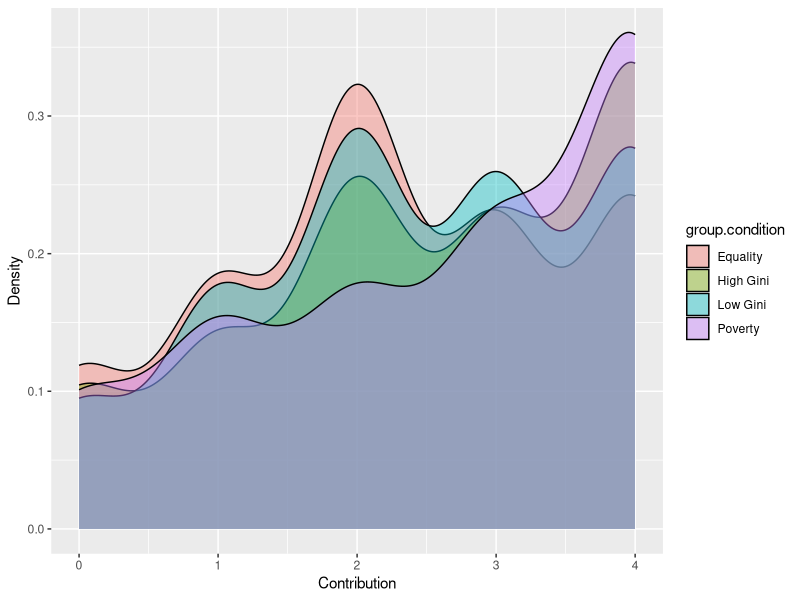
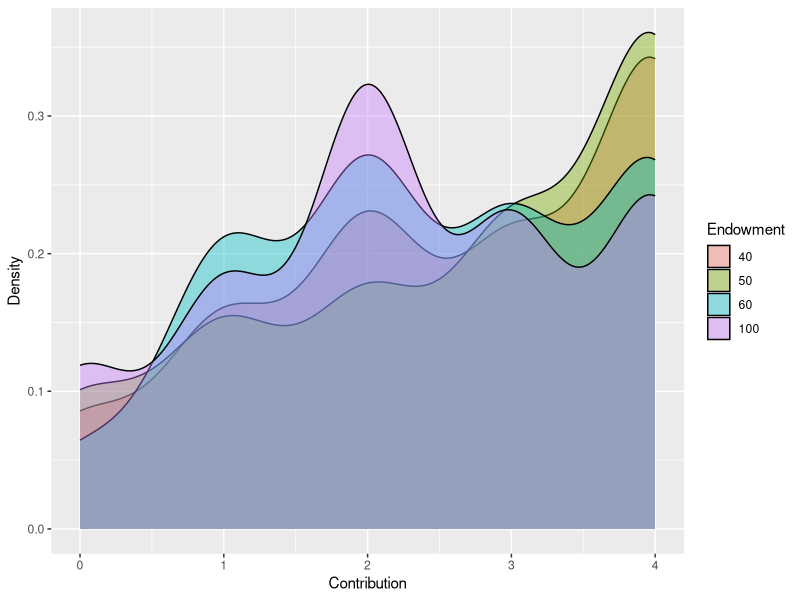
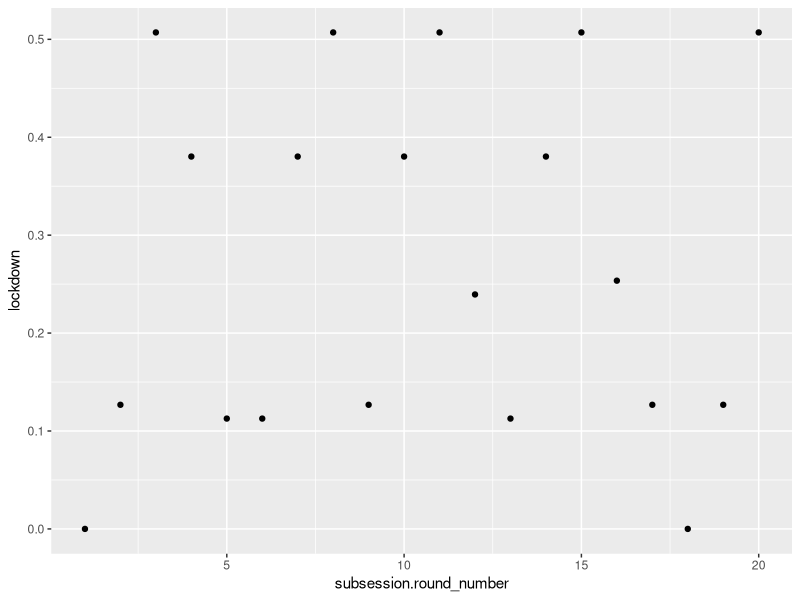
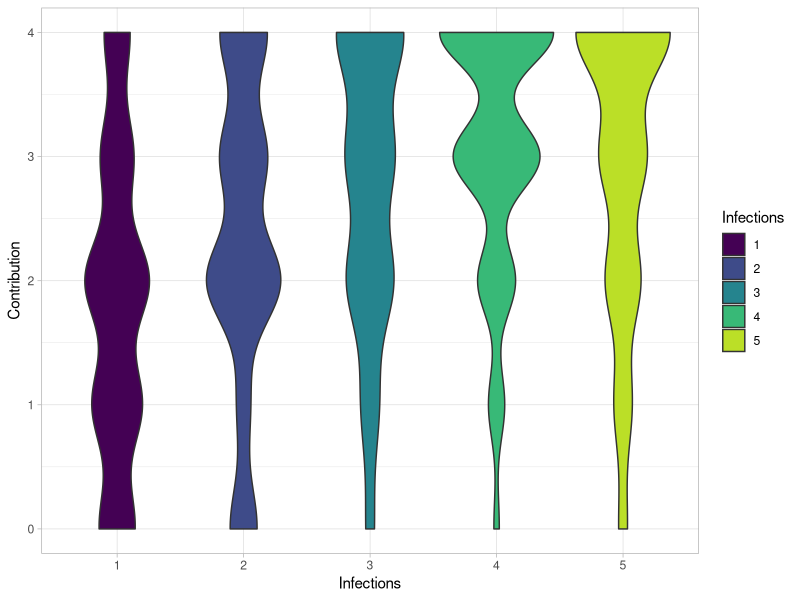
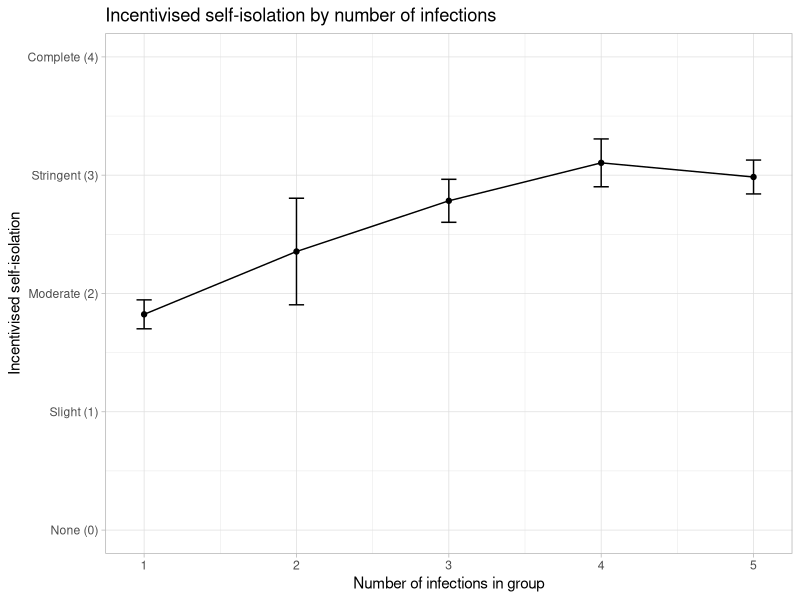

Reproduce these figures in R, in order. (Note: this script raises an error after producing the figures.)
## ---- chunk 1
library(tidyverse)
library(afex)
library(ggplot2)
library(ggpubr)
library(emmeans)
library(broom)


## ---- chunk 2
publicGoodsData <- read_csv('CleanedPublicGoods.csv') %>%
  filter(subsession.round_number <= 20)

## ---- chunk 3
ggplot(publicGoodsData, aes(x = player.contribution, 
                            fill = group.condition)) +
  geom_density(alpha = .4) +
  labs(x = 'Contribution', y = 'Density')

ggplot(publicGoodsData %>% filter(player.my_endowment != 160 & player.my_endowment != 240) %>% mutate(Endowment = factor(player.my_endowment)),
       aes(x = player.contribution,
           fill = Endowment)) +
  geom_density(alpha = .4) +
  labs(x = 'Contribution', y = 'Density')



ggplot(publicGoodsData %>%
         group_by(subsession.round_number) %>%
         summarise(lockdown = mean(group.lockdown)),
       aes(x = subsession.round_number, y = lockdown)) +
  geom_point()

ggplot(publicGoodsData %>% 
         filter(group.total_infections < 6) %>%
         mutate(Infections = factor(group.total_infections),
                Contribution = player.contribution),
       aes(x = Infections,
           y = Contribution,
           fill = Infections)) +
  geom_violin() +
  scale_fill_viridis_d(end = .9) +
  theme_light()

#============================== C-game: Self-isolation by cases in group

ggplot(publicGoodsData %>%
         filter(group.total_infections < 6, player.second_player_contribution_0 != 5) %>%
         mutate(`Cases in group` = as.numeric(group.total_infections)) %>%
         group_by(`Cases in group`) %>%
         summarise(`Self-isolation` = mean(player.contribution, na.rm = T),
                   lowerCi = `Self-isolation` - 1.96*sd(player.contribution, na.rm = T)/sqrt(n()),
                   upperCi = `Self-isolation` + 1.96*sd(player.contribution, na.rm = T)/sqrt(n())),
       aes(x = `Cases in group`, y = `Self-isolation`)) +
  geom_point() +
  geom_line() +
  geom_errorbar(aes(ymin = lowerCi, ymax = upperCi), width = .1) +
  labs(title = 'Incentivised self-isolation by number of infections',
       x = 'Number of infections in group',
       y = 'Incentivised self-isolation') +
  scale_y_continuous(breaks = c(0, 1, 2, 3, 4), 
                     labels = c('None (0)', 
                                'Slight (1)' , 
                                'Moderate (2)', 
                                'Stringent (3)', 
                                'Complete (4)'), 
                     minor_breaks = c(.5, 1.5, 2.5, 3.5),
                     limits = c(0,4)) +
  theme_light()

ggplot(publicGoodsData %>%
         filter(player.second_player_contribution_0 != 5) %>% 
         group_by(session.code, subsession.round_number) %>%
         summarise(`Self-isolation` = mean(player.contribution)) %>%
         ungroup() %>%
         arrange(subsession.round_number) %>% 
         mutate(`Average self-isolation in previous round` = ),
       aes(x = `Self-isolation`,
           y = `Average self-isolation in previous round`)) +
  geom_point()

#============================= round number stuff
ggplot(publicGoodsData %>% 
         group_by(subsession.round_number) %>%
         summarise(`Self-isolation` = mean(player.contribution, na.rm = T)) %>%
         rename(`Round Number` = subsession.round_number), 
       aes(x = `Round Number`,
           y = `Self-isolation`)) +
  geom_point() +
  geom_smooth() +
  scale_y_continuous(breaks = c(0, 1, 2, 3, 4), 
                     labels = c('None (0)', 
                                'Slight (1)' , 
                                'Moderate (2)', 
                                'Stringent (3)', 
                                'Complete (4)'), 
                     minor_breaks = c(.5, 1.5, 2.5, 3.5),
                     limits = c(0,4)) +
  theme_light() +
  theme(axis.text = element_text(size = 7))

# ggplot(publicGoodsData %>% 
#          group_by(subsession.round_number, group.condition) %>%
#          summarise(player.contribution = mean(player.contribution, na.rm = T)), 
#        aes(x = subsession.round_number,
#            y = player.contribution,
#            colour = group.condition)) +
#   geom_point() +
#   geom_smooth() +
#   lims(y = c(0,4)) +
#   theme_light()



## ---- chunk 4

pGameOthers #  <-
  ggplot(publicGoodsData %>% 
         filter(player.second_player_contribution_0 != 5) %>% 
         summarise(SecondPlayer0 = mean(player.second_player_contribution_0, na.rm = T),
                              lowerciSecondPlayer0 = SecondPlayer0 - 1.96*(sd(player.second_player_contribution_0, na.rm = T)/sqrt(n())),
                              upperciSecondPlayer0 = SecondPlayer0 + 1.96*(sd(player.second_player_contribution_0, na.rm = T)/sqrt(n())),
                              SecondPlayer1 = mean(player.second_player_contribution_1, na.rm = T),
                              lowerciSecondPlayer1 = SecondPlayer1 - 1.96*(sd(player.second_player_contribution_1, na.rm = T)/sqrt(n())),
                              upperciSecondPlayer1 = SecondPlayer1 + 1.96*(sd(player.second_player_contribution_1, na.rm = T)/sqrt(n())),
                              SecondPlayer2 = mean(player.second_player_contribution_2, na.rm = T),
                              lowerciSecondPlayer2 = SecondPlayer2 - 1.96*(sd(player.second_player_contribution_2, na.rm = T)/sqrt(n())),
                              upperciSecondPlayer2 = SecondPlayer2 + 1.96*(sd(player.second_player_contribution_2, na.rm = T)/sqrt(n())),
                              SecondPlayer3 = mean(player.second_player_contribution_3, na.rm = T),
                              lowerciSecondPlayer3 = SecondPlayer3 - 1.96*(sd(player.second_player_contribution_3, na.rm = T)/sqrt(n())),
                              upperciSecondPlayer3 = SecondPlayer3 + 1.96*(sd(player.second_player_contribution_3, na.rm = T)/sqrt(n())),
                              SecondPlayer4 = mean(player.second_player_contribution_4, na.rm = T),
                              lowerciSecondPlayer4 = SecondPlayer4 - 1.96*(sd(player.second_player_contribution_4, na.rm = T)/sqrt(n())),
                              upperciSecondPlayer4 = SecondPlayer4 + 1.96*(sd(player.second_player_contribution_4, na.rm = T)/sqrt(n()))) %>%
  pivot_longer(cols = everything(), names_to = c('Conditional'), values_to = c('Values')) %>%
  mutate(number = rep(c(0,1,2,3,4), each = 3),
         Conditional = rep(c("Contribution", "lowerCi", "upperCi"), times = 5)) %>%
  pivot_wider(id = 'number', names_from = 'Conditional', values_from = 'Values') %>%
  rename(`Others' self-isolation` = number,
         `Self-isolation` = Contribution),
  aes(x = `Others' self-isolation`, 
      y = `Self-isolation`)) +
  geom_point() +
  geom_line() +
  geom_errorbar(aes(ymin=lowerCi, ymax=upperCi), colour="black", width=.1) +
  scale_x_continuous(breaks = c(0, 1, 2, 3, 4), labels = c('None (0)', 'Slight (1)', 'Moderate (2)', 'Stringent (3)', 'Complete (4)')) +
  scale_y_continuous(breaks = c(0, 1, 2, 3, 4), 
                     labels = c('None (0)', 
                                'Slight (1)' , 
                                'Moderate (2)', 
                                'Stringent (3)', 
                                'Complete (4)'), 
                     minor_breaks = c(.5, 1.5, 2.5, 3.5),
                     limits = c(0,4)) +
  labs(title = 'Hypothetical self-isolation conditional on average contribution in group',
       y = 'Hypothetical self-isolation',
       x = 'Assumed self-isolation of others') +
  theme_light() +
  theme(axis.text = element_text(size = 7))

pGameInfections <- 
  ggplot(publicGoodsData %>%
         filter(player.second_player_contribution_0 != 5) %>%
         group_by(group.total_infections) %>%
         summarise(`Self-isolation` = mean(c(player.second_player_contribution_0,
                                         player.second_player_contribution_1,
                                         player.second_player_contribution_2,
                                         player.second_player_contribution_3,
                                         player.second_player_contribution_4)),
                   lowerCi = `Self-isolation` -
                     1.96*sd(c(player.second_player_contribution_0,
                                         player.second_player_contribution_1,
                                         player.second_player_contribution_2,
                                         player.second_player_contribution_3,
                                         player.second_player_contribution_4))/sqrt(n()*5), #multiply n by five as averaging over 5 cols
                   upperCi = `Self-isolation` +
                     1.96*sd(c(player.second_player_contribution_0,
                                         player.second_player_contribution_1,
                                         player.second_player_contribution_2,
                                         player.second_player_contribution_3,
                                         player.second_player_contribution_4))/sqrt(n()*5)) %>%
         rename(`Number of cases in group` = group.total_infections),
       aes(x = `Number of cases in group`, y = `Self-isolation`)) +
  geom_point() +
  geom_line() +
  #geom_ribbon(aes(ymin = lowerCi, ymax = upperCi), alpha = .1) +
  geom_errorbar(aes(ymin=lowerCi, ymax=upperCi), colour="black", width=.1) +
  labs(title = 'Hypothetical self-isolation by number of cases in group', y = ' ') +
  theme_light() +
  scale_y_continuous(breaks = c(0, 1, 2, 3, 4), 
                     labels = NULL, 
                     minor_breaks = c(.5, 1.5, 2.5, 3.5),
                     limits = c(0,4)) +
  theme(axis.text = element_text(size = 7))

ggarrange(pGameOthers, pGameInfections) +
  ggsave("pGamePlots.png", width = 12, height = 5)




## ---- chunk 5

a <- ggplot(publicGoodsData %>% filter(!is.na(player.second_player_contribution_0)), 
       (aes(x = factor(player.second_player_contribution_0), y = player.contribution, col = group.total_infections))) +
  geom_jitter(height = .3, width = .3) +
  scale_colour_viridis_c(begin = 0, end = .85) +
  labs(x = 'Response if Second Player Contribution = No Self-Isolation', 
       y = 'Actual Response',
       col = 'Number of infections') +
  theme_light()
b <- ggplot(publicGoodsData %>% filter(!is.na(player.second_player_contribution_1)), 
       (aes(x = factor(player.second_player_contribution_1), y = player.contribution, col = group.total_infections))) +
  geom_jitter(height = .3, width = .3) +
  scale_colour_viridis_c(begin = 0, end = .85) +
  labs(x = 'Response if Second Player Contribution = Slight Self-Isolation', 
       y = 'Actual Response',
       col = 'Number of infections') +
  theme_light()
c <- ggplot(publicGoodsData %>% filter(!is.na(player.second_player_contribution_2)), 
       (aes(x = factor(player.second_player_contribution_2), y = player.contribution, col = group.total_infections))) +
  geom_jitter(height = .3, width = .3) +
  scale_colour_viridis_c(begin = 0, end = .85) +
  labs(x = 'Response if Second Player Contribution = Moderate Self-Isolation', 
       y = 'Actual Response',
       col = 'Number of infections') +
  theme_light()
d <- ggplot(publicGoodsData %>% filter(!is.na(player.second_player_contribution_3)), 
       (aes(x = factor(player.second_player_contribution_3), y = player.contribution, col = group.total_infections))) +
  geom_jitter(height = .3, width = .3) +
  scale_colour_viridis_c(begin = 0, end = .85) +
  labs(x = 'Response if Second Player Contribution = Stringent Self-Isolation', 
       y = 'Actual Response',
       col = 'Number of infections') +
  theme_light()
e <- ggplot(publicGoodsData %>% filter(!is.na(player.second_player_contribution_4)), 
       (aes(x = factor(player.second_player_contribution_4), y = player.contribution, col = group.total_infections))) +
  geom_jitter(height = .3, width = .3) +
  scale_colour_viridis_c(begin = 0, end = .85) +
  labs(x = 'Response if Second Player Contribution = Complete Self-Isolation', 
       y = 'Actual Response',
       col = 'Number of infections') +
  theme_light()

ggarrange(a, b, c, d, e) +
  ggsave('SecondPlayerPlots.png', width = 18, height = 8)
  


## ---- chunk 6
SummaryData <- publicGoodsData %>%
  filter(!is.na(actualMinusModerate)) %>%
  group_by(group.total_infections) %>%
  summarise(`None (0)` = mean(actualMinusNo),
            `Slight (1)` = mean(actualMinusSlight),
            `Moderate (2)` = mean(actualMinusModerate),
            `Stringent (3)` = mean(actualMinusStringent),
            `Complete (4)` = mean(actualMinusComplete),
            `Actual Contribution` = mean(player.contribution)) %>%
  pivot_longer(cols = 2:6, names_to = "assumedAverageContribution", values_to = "value") %>%
  mutate(assumedAverageContribution = factor(assumedAverageContribution,
                                             levels = c("None (0)",
                                                        "Slight (1)",
                                                        "Moderate (2)",
                                                        "Stringent (3)",
                                                        "Complete (4)"
                                                        )))

ggplot(SummaryData %>% 
         filter(group.total_infections < 5), 
       aes(x = assumedAverageContribution, 
                        y = group.total_infections,
                        size = `Actual Contribution`,
                        col = value)) +
  geom_point() +
  scale_colour_gradient2(low = "red", mid = 'green', high = "red") +
  labs(x = 'Assumed self-isolation of others',
       y = 'Number of infections in the group',
       size = 'Actual Average\nContribution',
       col = 'Difference Incentivised-Hypothetical') +
 # scale_size(range = c(6, 8)) + 
  scale_size_binned(range = c(4, 8)) +
  theme_light() +
  theme(axis.text.x = element_text(size = 7))


ggplot(SummaryData %>% 
         filter(group.total_infections < 5), 
       aes(x = assumedAverageContribution, 
                        y = group.total_infections,
                        col = value)) +
  geom_point(size = 7) +
  scale_colour_gradient2(low = "red", mid = 'green', high = "red") +
  labs(x = 'Assumed self-isolation of others',
       y = 'Number of infections in the group',
       col = 'Difference Incentivised-Hypothetical') +
 # scale_size(range = c(6, 8)) + 
  scale_size_binned(range = c(4, 8)) +
  theme_light() +
  theme(axis.text.x = element_text(size = 7))



## ---- chunk 7

View(publicGoodsData %>% filter(group.total_infections < 6) %>% group_by(group.condition, group.total_infections) %>% summarise(lockdown = mean(player.contribution, na.rm = T)))

publicGoodsData %>% 
  filter(group.total_infections < 6) %>% 
  group_by(group.total_infections) %>% 
  summarise(`Second Player Contribution - None` = mean(player.second_player_contribution_0, na.rm = T),
            `Second Player Contribution - Slight` = mean(player.second_player_contribution_1, na.rm = T),
            `Second Player Contribution - Moderate` = mean(player.second_player_contribution_2, na.rm = T),
            `Second Player Contribution - Stringent` = mean(player.second_player_contribution_3, na.rm = T),
            `Second Player Contribution - Complete` = mean(player.second_player_contribution_4, na.rm = T))



## ---- chunk 8

lmmContribution <-
  mixed(player.contribution ~
          subsession.round_number +
          group.total_infections +
          factor(player.my_endowment) +
          (subsession.round_number|session.code/participant.code),
        data = publicGoodsData)
nice(lmmContribution)

publicGoodsData <- 
  publicGoodsData %>%
  mutate(actualMinusNo = player.contribution-player.second_player_contribution_0,
    actualMinusSlight = player.contribution-player.second_player_contribution_1,
    actualMinusModerate = player.contribution-player.second_player_contribution_2,
    actualMinusStringent = player.contribution-player.second_player_contribution_3,
    actualMinusComplete = player.contribution-player.second_player_contribution_4)

SummaryData <- publicGoodsData %>%
  filter(!is.na(actualMinusModerate)) %>%
  group_by(group.total_infections) %>%
  summarise(`No Self-Isolation` = mean(actualMinusNo),
            `Slight Self-Isolation` = mean(actualMinusSlight),
            `Moderate Self-Isolation` = mean(actualMinusModerate),
            `Stringent Self-Isolation` = mean(actualMinusStringent),
            `Complete Self-Isolation` = mean(actualMinusComplete),
            `Actual Contribution` = mean(player.contribution)) %>%
  pivot_longer(cols = 2:6, names_to = "assumedAverageContribution", values_to = "value")



## ---- chunk 9

rolesData <- 
  publicGoodsData %>%
  group_by(participant.code, subsession.round_number) %>%
  summarise(secondPlayer0 = mean(player.second_player_contribution_0, na.rm = T),
            secondPlayer1 = mean(player.second_player_contribution_1, na.rm = T),
            secondPlayer2 = mean(player.second_player_contribution_2, na.rm = T),
            secondPlayer3 = mean(player.second_player_contribution_3, na.rm = T),
            secondPlayer4 = mean(player.second_player_contribution_4, na.rm = T)) %>%
  pivot_longer(cols = secondPlayer0:secondPlayer4,
               names_to = "Self-isolation of others",
               values_to = "Self-isolation") %>%
  mutate(`Self-isolation of others` = rep(c(0,1,2,3,4), times = 20))


nested <- rolesData %>% 
  nest(data = -participant.code)

nested <- 
  nested %>% 
  mutate(
    test = map(data, ~ cor.test(.x$`Self-isolation of others`, .x$`Self-isolation`, method = 'spearman')), # S3 list-col
    tidied = map(test, tidy)
  )  %>%
  unnest(tidied) %>%
  filter(estimate > 0, p.value < .05)

#rolesData %>% group_by(participant.code) %>% summarise(selfIso = mean(`Self-isolation`, na.rm = T)) %>% filter(selfIso == 0)
# no participant is a strict free rider
#publicGoodsData %>% group_by(participant.code) %>% summarise(selfIso = mean(player.contribution, na.rm = T)) %>% filter(selfIso == 0)
# neither in the c-game

triangleContributorData <- 
  rolesData %>%
  group_by(participant.code, `Self-isolation of others`) %>%
  summarise(`Self-isolation` = mean(`Self-isolation`, na.rm = T)) %>%
  pivot_wider(id_cols = participant.code,
              names_from = "Self-isolation of others",
              names_prefix = "Others",
              values_from = "Self-isolation") %>%
  mutate(triangleContributor = ifelse(Others3 > Others4 & Others3 > Others2 & Others3 > Others1 & Others3 > Others0, T,
                                      ifelse(Others2 > Others0 & Others2 > Others1 & Others2 > Others3 & Others2 > Others4, T, 
                                             ifelse(Others1 > Others0 & Others1 > Others2 & Others1 > Others3 & Others1 > Others4, T, F)))) %>%
  filter(triangleContributor == T)







## ---- chunk 10

n <- 216
meanDifference = .45
numSims = 100
i <- 0
set.seed(1)
powerByN <- tibble(power = 0)
pValues <- tibble(pValue = 0)

for (i in 1:numSims) {
powerData <- tibble(stayHome = c(rnorm(n/2, 2.45, .9), rnorm(n/2, 2.45-meanDifference, 9)),
                    framing = factor(rep(c(1,2), each = n/2)),
                    session = factor(c(rep(seq(1:(n/9)), each = 9))))
a <- t.test(selfIsolation ~ framing, data = powerData %>% group_by(framing, session) %>% summarise(selfIsolation = mean(stayHome)))
pValues[i,1] <- as.numeric(a$p.value)
}

powerByN <- powerByN %>%
  mutate(power = pValues %>% filter(pValue < .05) %>% nrow()/numSims)

nmin <- 50
nmax <- 300
step <- 50
nVector <- seq(nmin, nmax, step) # A vector specifying how many participants per simulation set.

nsim <- 1000 # number of simulations, for your final version, the benchmark is doing 10.000 simulations

simValues <- tibble(pValue = NA, 
                     ControlMean = NA, 
                     TreatmentMean = NA)
sim.power.by.n <- tibble(n = nVector, power = NA)

# Timing the code
start_time <- Sys.time()

i=1
j=1
set.seed(1) # ALWAYS set the seed for reproducibility! R can only create pseudo random numbers, not actual random numbers. If you set the seed, you will get the same results every time, because the same pseudo random numbers will be produced.

for (j in 1:length(nVector)) {
  for (i in 1:nsim) {
    DataSimulation <- tibble(
      SubjectId = factor(adjective_animal(nVector[j], max_len = 5)),
      b0 = constant,
      b1 = effectSize,
      x = (rep(c(1,0), times = nVector[j]/2)), #Here I multiply it by n/2 because it is a between design, see what happens if you multiply by nVector.
      e = rnorm(nVector[j], 0, error), #Introducing variation in the outcome variable.
      y = b0 + b1*x + e)
    
    a <- t.test(y ~ x, data = DataSimulation) # Here it would be more elegant to use lm instead of a t-test, but I will not, for the sake of simplicity.
    simValues[i,1] <- a$p.value # Each observation in this column is a p-value
    simValues[i,2:3] <- a$estimate # Each observation in these columns is a mean.
    i=i+1
  }
  simValues$pValue <- as.numeric(ifelse(simValues$pValue == '<.0001', .0001, simValues$pValue)) # Fix an issue with the t-test output format of p-values, it's crude, but it works.
  sim.power.by.n[j,2] <- simValues %>% filter(pValue < 0.05) %>% nrow/nsim ## We filter on p<0.05, and then see what the proportion of simulations have that.
  cat("R is finished with simulation set",j, "out of", length(nVector), ".\n")
  j=j+1
}

# Timing again, to see how long the simulations took.
end_time <- Sys.time()
RunTime <- end_time - start_time
cat("It took R ", RunTime, " seconds/minutes to run these simulations." )

# Step 7 - Graph your results. Again, please create more graphs than this, for your own understanding of the data.

powerPlot <- ggplot(data=sim.power.by.n, aes(x=n, y=power)) +
              geom_line() +
              geom_point() +
              theme_minimal() +
              ylim(0.2, 1)

#This one only uses the last simulation set, this can be made to be more elaborate.
meanDensity <- simValues %>% gather(c(ControlMean, TreatmentMean), key = 'Treatment', value = 'LLProportion')
meanDenistyPlot <- ggplot(meanDensity, aes(x = LLProportion, fill = Treatment)) +
                    geom_density(alpha = 0.4)

powerPlot

meanDenistyPlot

# Now you can play with all the values, parameters and complexity to make the most accurate power analysis.
